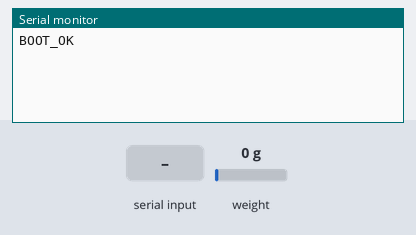
This sketch was run on a simulated Arduino Uno, built with avr-gcc and run on an emulated ATmega328P. Shown: the last lines printed to the serial monitor. The test bench sets the inputs (shaded band); at power-on: weight on the scale 0 g.

Above: at 1.2 s.
1.3 s: "R" received over Serial
At 2.3 s:
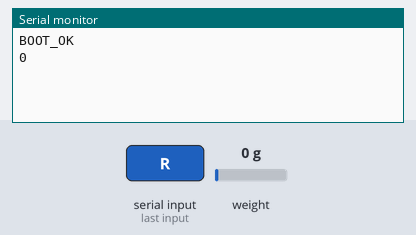
3.3 s: "V" received over Serial
At 4.7 s:
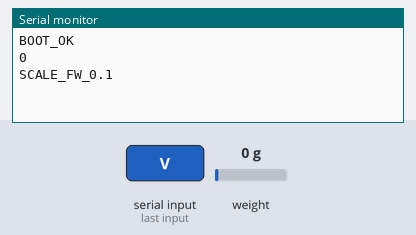

Measured:
- after the input at 1.3 s, the serial monitor: prints a new line after 0.50 s (image 1)
- after the input at 3.3 s, the serial monitor: prints a new line at once (image 2)

The sketch:

scale.ino
```cpp
#include "HX711.h"

#define DOUT_PIN 10
#define SCK_PIN 9
#define FIRMWARE_VERSION "SCALE_FW_0.1"

HX711 scale;

void setup() {
  Serial.begin(9600);
  scale.begin(DOUT_PIN, SCK_PIN);
  // Startup message (optional, but good for debugging)
  Serial.println("BOOT_OK");
}

void loop() {
  if (Serial.available() > 0) {
    char command = Serial.read();

    // --- COMMAND HANDLERS ---

    // 'R' = Read Raw Data
    if (command == 'R') {
      if (scale.wait_ready_timeout(1000)) {
        long raw_reading = scale.read_average(5);
        Serial.println(raw_reading);
      } else {
        Serial.println("ERR_TIMEOUT");
      }
    }
    // 'V' = Version Check
    else if (command == 'V') {
      Serial.println(FIRMWARE_VERSION);
    }
  }
}
```
